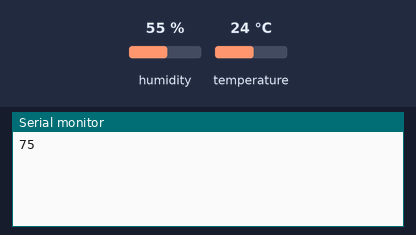
The sketch below on a simulated Arduino Uno, built with avr-gcc and run on an emulated ATmega328P. Parts: the last lines printed to the serial monitor. The test bench sets the inputs (shaded band); at power-on: temperature 24 °C, humidity 55 %.

Above: at 2.2 s.
2.3 s: temperature set to 12 °C
At 5.3 s:
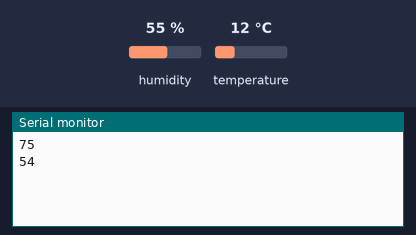
5.6 s: temperature set to 19 °C
At 6.9 s:
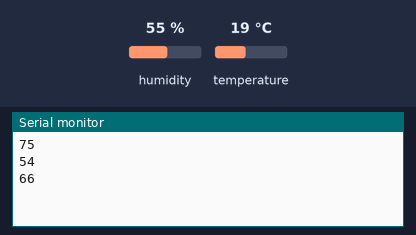
Timing chart, 0 to 8.6 s (numbered marks = the images above; inputs shaded):
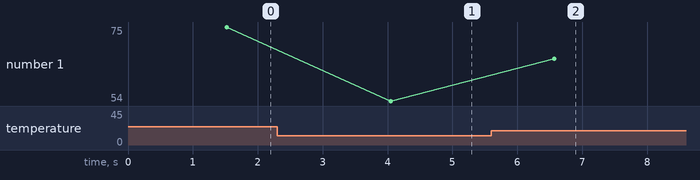

The sketch:

TempSensor.ino
```cpp
#include <dht.h>


dht DHT;
#define dhtpin 3

void setup(){
  Serial.begin(9600);
  delay(1000);
}
void loop(){
    DHT.read11(dhtpin);
    delay(500);
    float tempc = DHT.temperature;
    float tempf = (tempc*1.8)+32;
    int temp = round(tempf);
    Serial.println(temp);
    delay(2000);
}
```

Measured:
- after the input at 2.3 s, the serial monitor: prints a new line after 1.7 s (image 1)
- after the input at 5.6 s, the serial monitor: prints a new line after 0.97 s (image 2)
- plotted number 1: 75 → 54 after the input at 2.3 s, 54 → 66 after the input at 5.6 s
